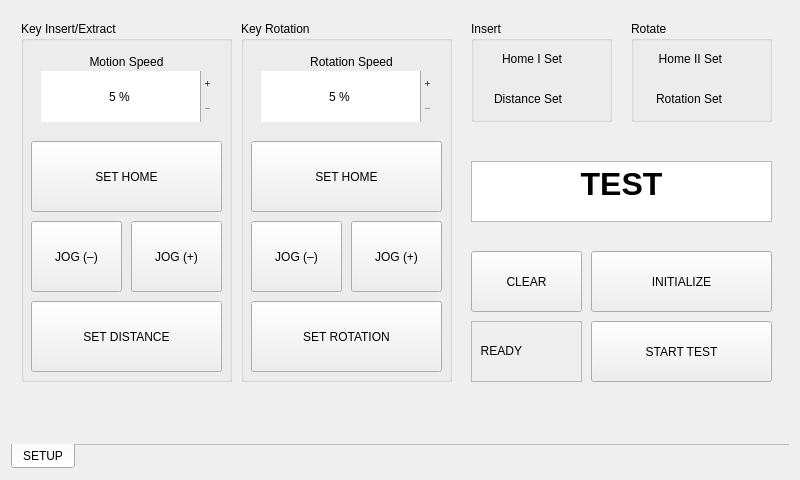
<?xml version="1.0" encoding="UTF-8"?>
<ui version="4.0">
 <class>main</class>
 <widget class="QWidget" name="main">
  <property name="geometry">
   <rect>
    <x>0</x>
    <y>0</y>
    <width>800</width>
    <height>480</height>
   </rect>
  </property>
  <property name="minimumSize">
   <size>
    <width>800</width>
    <height>480</height>
   </size>
  </property>
  <property name="maximumSize">
   <size>
    <width>800</width>
    <height>480</height>
   </size>
  </property>
  <property name="windowTitle">
   <string>Form</string>
  </property>
  <property name="styleSheet">
   <string notr="true"/>
  </property>
  <layout class="QGridLayout" name="gridLayout_3">
   <item row="0" column="0">
    <widget class="QTabWidget" name="mainTabs">
     <property name="focusPolicy">
      <enum>Qt::TabFocus</enum>
     </property>
     <property name="autoFillBackground">
      <bool>false</bool>
     </property>
     <property name="styleSheet">
      <string notr="true"/>
     </property>
     <property name="tabPosition">
      <enum>QTabWidget::South</enum>
     </property>
     <property name="tabShape">
      <enum>QTabWidget::Rounded</enum>
     </property>
     <property name="currentIndex">
      <number>0</number>
     </property>
     <property name="elideMode">
      <enum>Qt::ElideNone</enum>
     </property>
     <property name="usesScrollButtons">
      <bool>false</bool>
     </property>
     <property name="documentMode">
      <bool>true</bool>
     </property>
     <property name="tabsClosable">
      <bool>false</bool>
     </property>
     <property name="movable">
      <bool>true</bool>
     </property>
     <property name="tabBarAutoHide">
      <bool>false</bool>
     </property>
     <widget class="QWidget" name="setupTab">
      <attribute name="title">
       <string>SETUP</string>
      </attribute>
      <widget class="QGroupBox" name="insertGroup">
       <property name="geometry">
        <rect>
         <x>10</x>
         <y>10</y>
         <width>211</width>
         <height>361</height>
        </rect>
       </property>
       <property name="title">
        <string>Key Insert/Extract</string>
       </property>
       <widget class="QPushButton" name="jogZplus">
        <property name="geometry">
         <rect>
          <x>110</x>
          <y>200</y>
          <width>91</width>
          <height>71</height>
         </rect>
        </property>
        <property name="minimumSize">
         <size>
          <width>77</width>
          <height>0</height>
         </size>
        </property>
        <property name="maximumSize">
         <size>
          <width>1000</width>
          <height>1000</height>
         </size>
        </property>
        <property name="styleSheet">
         <string notr="true"/>
        </property>
        <property name="text">
         <string>JOG (+)</string>
        </property>
        <property name="flat">
         <bool>false</bool>
        </property>
       </widget>
       <widget class="QPushButton" name="jogZminus">
        <property name="geometry">
         <rect>
          <x>10</x>
          <y>200</y>
          <width>91</width>
          <height>71</height>
         </rect>
        </property>
        <property name="minimumSize">
         <size>
          <width>77</width>
          <height>0</height>
         </size>
        </property>
        <property name="maximumSize">
         <size>
          <width>1000</width>
          <height>1000</height>
         </size>
        </property>
        <property name="styleSheet">
         <string notr="true"/>
        </property>
        <property name="text">
         <string>JOG (–)</string>
        </property>
        <property name="flat">
         <bool>false</bool>
        </property>
       </widget>
       <widget class="QPushButton" name="setZdist">
        <property name="geometry">
         <rect>
          <x>10</x>
          <y>280</y>
          <width>191</width>
          <height>71</height>
         </rect>
        </property>
        <property name="minimumSize">
         <size>
          <width>77</width>
          <height>0</height>
         </size>
        </property>
        <property name="maximumSize">
         <size>
          <width>1000</width>
          <height>1000</height>
         </size>
        </property>
        <property name="styleSheet">
         <string notr="true"/>
        </property>
        <property name="text">
         <string>SET DISTANCE</string>
        </property>
        <property name="flat">
         <bool>false</bool>
        </property>
       </widget>
       <widget class="QSpinBox" name="insertSpeed">
        <property name="geometry">
         <rect>
          <x>20</x>
          <y>50</y>
          <width>171</width>
          <height>51</height>
         </rect>
        </property>
        <property name="styleSheet">
         <string notr="true"/>
        </property>
        <property name="wrapping">
         <bool>false</bool>
        </property>
        <property name="frame">
         <bool>false</bool>
        </property>
        <property name="alignment">
         <set>Qt::AlignCenter</set>
        </property>
        <property name="buttonSymbols">
         <enum>QAbstractSpinBox::PlusMinus</enum>
        </property>
        <property name="suffix">
         <string> %</string>
        </property>
        <property name="minimum">
         <number>5</number>
        </property>
        <property name="maximum">
         <number>100</number>
        </property>
        <property name="singleStep">
         <number>5</number>
        </property>
       </widget>
       <widget class="QLabel" name="motspeedLab">
        <property name="geometry">
         <rect>
          <x>60</x>
          <y>30</y>
          <width>91</width>
          <height>21</height>
         </rect>
        </property>
        <property name="styleSheet">
         <string notr="true"/>
        </property>
        <property name="text">
         <string>Motion Speed</string>
        </property>
        <property name="alignment">
         <set>Qt::AlignCenter</set>
        </property>
       </widget>
       <widget class="QPushButton" name="setZhome">
        <property name="geometry">
         <rect>
          <x>10</x>
          <y>120</y>
          <width>191</width>
          <height>71</height>
         </rect>
        </property>
        <property name="minimumSize">
         <size>
          <width>77</width>
          <height>0</height>
         </size>
        </property>
        <property name="maximumSize">
         <size>
          <width>1000</width>
          <height>1000</height>
         </size>
        </property>
        <property name="styleSheet">
         <string notr="true"/>
        </property>
        <property name="text">
         <string>SET HOME</string>
        </property>
        <property name="flat">
         <bool>false</bool>
        </property>
       </widget>
       <zorder>jogZplus</zorder>
       <zorder>jogZminus</zorder>
       <zorder>setZdist</zorder>
       <zorder>insertSpeed</zorder>
       <zorder>setZhome</zorder>
       <zorder>motspeedLab</zorder>
      </widget>
      <widget class="QGroupBox" name="rotGroup">
       <property name="geometry">
        <rect>
         <x>230</x>
         <y>10</y>
         <width>211</width>
         <height>361</height>
        </rect>
       </property>
       <property name="title">
        <string>Key Rotation</string>
       </property>
       <widget class="QPushButton" name="jogZRotplus">
        <property name="geometry">
         <rect>
          <x>110</x>
          <y>200</y>
          <width>91</width>
          <height>71</height>
         </rect>
        </property>
        <property name="minimumSize">
         <size>
          <width>77</width>
          <height>71</height>
         </size>
        </property>
        <property name="maximumSize">
         <size>
          <width>1000</width>
          <height>1000</height>
         </size>
        </property>
        <property name="styleSheet">
         <string notr="true"/>
        </property>
        <property name="text">
         <string>JOG (+)</string>
        </property>
        <property name="flat">
         <bool>false</bool>
        </property>
       </widget>
       <widget class="QPushButton" name="jogZRotminus">
        <property name="geometry">
         <rect>
          <x>10</x>
          <y>200</y>
          <width>91</width>
          <height>71</height>
         </rect>
        </property>
        <property name="minimumSize">
         <size>
          <width>77</width>
          <height>71</height>
         </size>
        </property>
        <property name="maximumSize">
         <size>
          <width>1000</width>
          <height>1000</height>
         </size>
        </property>
        <property name="styleSheet">
         <string notr="true"/>
        </property>
        <property name="text">
         <string>JOG (–)</string>
        </property>
        <property name="flat">
         <bool>false</bool>
        </property>
       </widget>
       <widget class="QPushButton" name="setZrot">
        <property name="geometry">
         <rect>
          <x>10</x>
          <y>280</y>
          <width>191</width>
          <height>71</height>
         </rect>
        </property>
        <property name="minimumSize">
         <size>
          <width>77</width>
          <height>0</height>
         </size>
        </property>
        <property name="maximumSize">
         <size>
          <width>1000</width>
          <height>1000</height>
         </size>
        </property>
        <property name="styleSheet">
         <string notr="true"/>
        </property>
        <property name="text">
         <string>SET ROTATION</string>
        </property>
        <property name="flat">
         <bool>false</bool>
        </property>
       </widget>
       <widget class="QSpinBox" name="rotSpeed">
        <property name="geometry">
         <rect>
          <x>20</x>
          <y>50</y>
          <width>171</width>
          <height>51</height>
         </rect>
        </property>
        <property name="styleSheet">
         <string notr="true"/>
        </property>
        <property name="wrapping">
         <bool>false</bool>
        </property>
        <property name="frame">
         <bool>false</bool>
        </property>
        <property name="alignment">
         <set>Qt::AlignCenter</set>
        </property>
        <property name="buttonSymbols">
         <enum>QAbstractSpinBox::PlusMinus</enum>
        </property>
        <property name="suffix">
         <string> %</string>
        </property>
        <property name="minimum">
         <number>5</number>
        </property>
        <property name="maximum">
         <number>100</number>
        </property>
        <property name="singleStep">
         <number>5</number>
        </property>
       </widget>
       <widget class="QLabel" name="rotspeedLab">
        <property name="geometry">
         <rect>
          <x>60</x>
          <y>30</y>
          <width>101</width>
          <height>21</height>
         </rect>
        </property>
        <property name="text">
         <string>Rotation Speed</string>
        </property>
        <property name="alignment">
         <set>Qt::AlignCenter</set>
        </property>
       </widget>
       <widget class="QPushButton" name="zerZRotHome">
        <property name="geometry">
         <rect>
          <x>10</x>
          <y>120</y>
          <width>191</width>
          <height>71</height>
         </rect>
        </property>
        <property name="minimumSize">
         <size>
          <width>77</width>
          <height>71</height>
         </size>
        </property>
        <property name="maximumSize">
         <size>
          <width>1000</width>
          <height>1000</height>
         </size>
        </property>
        <property name="styleSheet">
         <string notr="true"/>
        </property>
        <property name="text">
         <string>SET HOME</string>
        </property>
        <property name="flat">
         <bool>false</bool>
        </property>
       </widget>
       <zorder>jogZRotplus</zorder>
       <zorder>jogZRotminus</zorder>
       <zorder>setZrot</zorder>
       <zorder>rotSpeed</zorder>
       <zorder>zerZRotHome</zorder>
       <zorder>rotspeedLab</zorder>
      </widget>
      <widget class="QFrame" name="readyStatus">
       <property name="geometry">
        <rect>
         <x>460</x>
         <y>310</y>
         <width>111</width>
         <height>61</height>
        </rect>
       </property>
       <property name="frameShape">
        <enum>QFrame::StyledPanel</enum>
       </property>
       <property name="frameShadow">
        <enum>QFrame::Raised</enum>
       </property>
       <widget class="QLabel" name="label_17">
        <property name="geometry">
         <rect>
          <x>60</x>
          <y>10</y>
          <width>41</width>
          <height>41</height>
         </rect>
        </property>
        <property name="text">
         <string/>
        </property>
        <property name="pixmap">
         <pixmap resource="resources.qrc">:/icons/icons/online.png</pixmap>
        </property>
        <property name="scaledContents">
         <bool>true</bool>
        </property>
       </widget>
       <widget class="QLabel" name="label_15">
        <property name="geometry">
         <rect>
          <x>10</x>
          <y>20</y>
          <width>41</width>
          <height>20</height>
         </rect>
        </property>
        <property name="text">
         <string>READY</string>
        </property>
        <property name="alignment">
         <set>Qt::AlignRight|Qt::AlignTrailing|Qt::AlignVCenter</set>
        </property>
       </widget>
      </widget>
      <widget class="QPushButton" name="pushButton_22">
       <property name="geometry">
        <rect>
         <x>460</x>
         <y>240</y>
         <width>111</width>
         <height>61</height>
        </rect>
       </property>
       <property name="minimumSize">
        <size>
         <width>77</width>
         <height>0</height>
        </size>
       </property>
       <property name="maximumSize">
        <size>
         <width>1000</width>
         <height>1000</height>
        </size>
       </property>
       <property name="styleSheet">
        <string notr="true"/>
       </property>
       <property name="text">
        <string>CLEAR</string>
       </property>
       <property name="flat">
        <bool>false</bool>
       </property>
      </widget>
      <widget class="QGroupBox" name="insertSetStatus">
       <property name="geometry">
        <rect>
         <x>460</x>
         <y>10</y>
         <width>141</width>
         <height>101</height>
        </rect>
       </property>
       <property name="styleSheet">
        <string notr="true"/>
       </property>
       <property name="title">
        <string>Insert</string>
       </property>
       <widget class="QLabel" name="homeIset">
        <property name="geometry">
         <rect>
          <x>10</x>
          <y>30</y>
          <width>81</width>
          <height>16</height>
         </rect>
        </property>
        <property name="text">
         <string>Home I Set</string>
        </property>
        <property name="alignment">
         <set>Qt::AlignRight|Qt::AlignTrailing|Qt::AlignVCenter</set>
        </property>
       </widget>
       <widget class="QLabel" name="label_9">
        <property name="geometry">
         <rect>
          <x>100</x>
          <y>60</y>
          <width>31</width>
          <height>31</height>
         </rect>
        </property>
        <property name="text">
         <string/>
        </property>
        <property name="pixmap">
         <pixmap resource="resources.qrc">:/icons/icons/green-led-on.png</pixmap>
        </property>
        <property name="scaledContents">
         <bool>true</bool>
        </property>
       </widget>
       <widget class="QLabel" name="distanceIset">
        <property name="geometry">
         <rect>
          <x>10</x>
          <y>70</y>
          <width>81</width>
          <height>16</height>
         </rect>
        </property>
        <property name="text">
         <string>Distance Set</string>
        </property>
        <property name="alignment">
         <set>Qt::AlignRight|Qt::AlignTrailing|Qt::AlignVCenter</set>
        </property>
       </widget>
       <widget class="QLabel" name="homeInsertLED">
        <property name="geometry">
         <rect>
          <x>100</x>
          <y>20</y>
          <width>31</width>
          <height>31</height>
         </rect>
        </property>
        <property name="text">
         <string/>
        </property>
        <property name="pixmap">
         <pixmap resource="resources.qrc">:/icons/icons/green-led-on.png</pixmap>
        </property>
        <property name="scaledContents">
         <bool>true</bool>
        </property>
       </widget>
      </widget>
      <widget class="QPushButton" name="pushButton_23">
       <property name="geometry">
        <rect>
         <x>580</x>
         <y>310</y>
         <width>181</width>
         <height>61</height>
        </rect>
       </property>
       <property name="minimumSize">
        <size>
         <width>77</width>
         <height>0</height>
        </size>
       </property>
       <property name="maximumSize">
        <size>
         <width>1000</width>
         <height>1000</height>
        </size>
       </property>
       <property name="styleSheet">
        <string notr="true"/>
       </property>
       <property name="text">
        <string>START TEST</string>
       </property>
       <property name="flat">
        <bool>false</bool>
       </property>
      </widget>
      <widget class="QGroupBox" name="rotateSetStatus">
       <property name="geometry">
        <rect>
         <x>620</x>
         <y>10</y>
         <width>141</width>
         <height>101</height>
        </rect>
       </property>
       <property name="styleSheet">
        <string notr="true"/>
       </property>
       <property name="title">
        <string>Rotate</string>
       </property>
       <widget class="QLabel" name="homeSet">
        <property name="geometry">
         <rect>
          <x>10</x>
          <y>30</y>
          <width>81</width>
          <height>16</height>
         </rect>
        </property>
        <property name="text">
         <string>Home II Set</string>
        </property>
        <property name="alignment">
         <set>Qt::AlignRight|Qt::AlignTrailing|Qt::AlignVCenter</set>
        </property>
       </widget>
       <widget class="QLabel" name="rotateLED">
        <property name="geometry">
         <rect>
          <x>100</x>
          <y>60</y>
          <width>31</width>
          <height>31</height>
         </rect>
        </property>
        <property name="text">
         <string/>
        </property>
        <property name="pixmap">
         <pixmap resource="resources.qrc">:/icons/icons/green-led-on.png</pixmap>
        </property>
        <property name="scaledContents">
         <bool>true</bool>
        </property>
       </widget>
       <widget class="QLabel" name="rotationSet">
        <property name="geometry">
         <rect>
          <x>10</x>
          <y>70</y>
          <width>81</width>
          <height>16</height>
         </rect>
        </property>
        <property name="text">
         <string>Rotation Set</string>
        </property>
        <property name="alignment">
         <set>Qt::AlignRight|Qt::AlignTrailing|Qt::AlignVCenter</set>
        </property>
       </widget>
       <widget class="QLabel" name="homeRotSet">
        <property name="geometry">
         <rect>
          <x>100</x>
          <y>20</y>
          <width>31</width>
          <height>31</height>
         </rect>
        </property>
        <property name="text">
         <string/>
        </property>
        <property name="pixmap">
         <pixmap resource="resources.qrc">:/icons/icons/green-led-on.png</pixmap>
        </property>
        <property name="scaledContents">
         <bool>true</bool>
        </property>
       </widget>
      </widget>
      <widget class="QPushButton" name="pushButton_21">
       <property name="geometry">
        <rect>
         <x>580</x>
         <y>240</y>
         <width>181</width>
         <height>61</height>
        </rect>
       </property>
       <property name="minimumSize">
        <size>
         <width>77</width>
         <height>0</height>
        </size>
       </property>
       <property name="maximumSize">
        <size>
         <width>1000</width>
         <height>1000</height>
        </size>
       </property>
       <property name="styleSheet">
        <string notr="true"/>
       </property>
       <property name="text">
        <string>INITIALIZE</string>
       </property>
       <property name="flat">
        <bool>false</bool>
       </property>
      </widget>
      <widget class="QTextBrowser" name="textBox">
       <property name="geometry">
        <rect>
         <x>460</x>
         <y>150</y>
         <width>301</width>
         <height>61</height>
        </rect>
       </property>
       <property name="html">
        <string>&lt;!DOCTYPE HTML PUBLIC &quot;-//W3C//DTD HTML 4.0//EN&quot; &quot;http://www.w3.org/TR/REC-html40/strict.dtd&quot;&gt;
&lt;html&gt;&lt;head&gt;&lt;meta name=&quot;qrichtext&quot; content=&quot;1&quot; /&gt;&lt;style type=&quot;text/css&quot;&gt;
p, li { white-space: pre-wrap; }
&lt;/style&gt;&lt;/head&gt;&lt;body style=&quot; font-family:'MS Shell Dlg 2'; font-size:7.8pt; font-weight:400; font-style:normal;&quot;&gt;
&lt;p align=&quot;center&quot; style=&quot; margin-top:0px; margin-bottom:0px; margin-left:0px; margin-right:0px; -qt-block-indent:0; text-indent:0px;&quot;&gt;&lt;span style=&quot; font-size:24pt; font-weight:600;&quot;&gt;TEST&lt;/span&gt;&lt;/p&gt;&lt;/body&gt;&lt;/html&gt;</string>
       </property>
      </widget>
     </widget>
    </widget>
   </item>
  </layout>
 </widget>
 <resources>
  <include location="resources.qrc"/>
 </resources>
 <connections/>
</ui>
